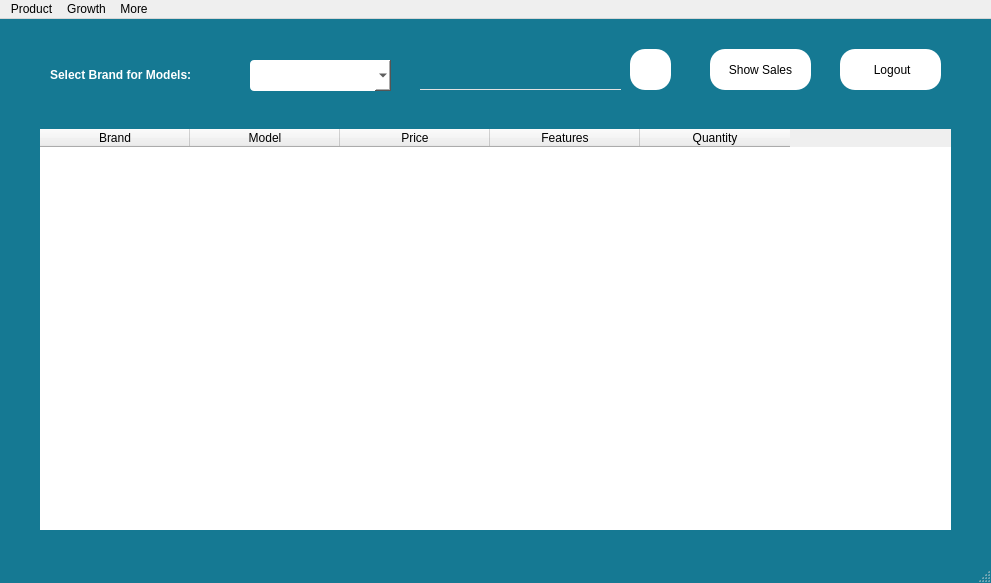
<?xml version="1.0" encoding="UTF-8"?>
<ui version="4.0">
 <class>MainWindow</class>
 <widget class="QMainWindow" name="MainWindow">
  <property name="geometry">
   <rect>
    <x>0</x>
    <y>0</y>
    <width>991</width>
    <height>583</height>
   </rect>
  </property>
  <property name="windowTitle">
   <string>Admin Dashboard</string>
  </property>
  <property name="windowIcon">
   <iconset resource="project51.qrc">
    <normaloff>:/images/circle.png</normaloff>:/images/circle.png</iconset>
  </property>
  <property name="styleSheet">
   <string notr="true">QMainWindow {
    background :rgb(21, 121, 147);
}
QComboBox{
background-color:white;
border: none;
border-radius: 4px;
}
QRadioButton
{color:white;
}
QLabel
{color:white;
}
QPushButton
{background:white;
color:black;
border-radius:15px;
}
QPushButton:hover
{color:#333;
border-radius:15px;
background:#49ebff;
}
QTextEdit
{background:rgb(255, 255, 255);
border-radius:15px;
}
QLineEdit
{background:transparent;
border:none;
color: white;
border-bottom:1px solid #e2e2e2;
}
#table1
{border:none;}
#table2
{border:none;}</string>
  </property>
  <widget class="QWidget" name="centralwidget">
   <widget class="QLabel" name="label">
    <property name="geometry">
     <rect>
      <x>50</x>
      <y>40</y>
      <width>191</width>
      <height>31</height>
     </rect>
    </property>
    <property name="font">
     <font>
      <pointsize>9</pointsize>
      <weight>75</weight>
      <bold>true</bold>
     </font>
    </property>
    <property name="text">
     <string>Select Brand for Models:</string>
    </property>
   </widget>
   <widget class="QPushButton" name="btnshow">
    <property name="geometry">
     <rect>
      <x>710</x>
      <y>30</y>
      <width>101</width>
      <height>41</height>
     </rect>
    </property>
    <property name="text">
     <string>Show Sales</string>
    </property>
   </widget>
   <widget class="QPushButton" name="btnsearch">
    <property name="geometry">
     <rect>
      <x>630</x>
      <y>30</y>
      <width>41</width>
      <height>41</height>
     </rect>
    </property>
    <property name="text">
     <string/>
    </property>
    <property name="icon">
     <iconset resource="project51.qrc">
      <normaloff>:/images/search.png</normaloff>:/images/search.png</iconset>
    </property>
   </widget>
   <widget class="QLineEdit" name="txtsearch">
    <property name="geometry">
     <rect>
      <x>420</x>
      <y>40</y>
      <width>201</width>
      <height>31</height>
     </rect>
    </property>
   </widget>
   <widget class="QTableWidget" name="table1">
    <property name="geometry">
     <rect>
      <x>40</x>
      <y>110</y>
      <width>911</width>
      <height>401</height>
     </rect>
    </property>
    <property name="frameShape">
     <enum>QFrame::StyledPanel</enum>
    </property>
    <property name="frameShadow">
     <enum>QFrame::Sunken</enum>
    </property>
    <property name="autoScroll">
     <bool>true</bool>
    </property>
    <property name="editTriggers">
     <set>QAbstractItemView::NoEditTriggers</set>
    </property>
    <property name="selectionMode">
     <enum>QAbstractItemView::NoSelection</enum>
    </property>
    <property name="selectionBehavior">
     <enum>QAbstractItemView::SelectRows</enum>
    </property>
    <property name="cornerButtonEnabled">
     <bool>true</bool>
    </property>
    <attribute name="horizontalHeaderDefaultSectionSize">
     <number>150</number>
    </attribute>
    <attribute name="verticalHeaderVisible">
     <bool>false</bool>
    </attribute>
    <column>
     <property name="text">
      <string>Transaction ID</string>
     </property>
    </column>
    <column>
     <property name="text">
      <string>Brand</string>
     </property>
    </column>
    <column>
     <property name="text">
      <string>Model</string>
     </property>
    </column>
    <column>
     <property name="text">
      <string>Quantity</string>
     </property>
    </column>
    <column>
     <property name="text">
      <string>Customer Name</string>
     </property>
    </column>
    <column>
     <property name="text">
      <string>Email</string>
     </property>
    </column>
    <column>
     <property name="text">
      <string>Address</string>
     </property>
    </column>
    <column>
     <property name="text">
      <string>Phone</string>
     </property>
    </column>
    <column>
     <property name="text">
      <string>Date</string>
     </property>
    </column>
    <column>
     <property name="text">
      <string>Bill</string>
     </property>
    </column>
   </widget>
   <widget class="QTableWidget" name="table2">
    <property name="geometry">
     <rect>
      <x>40</x>
      <y>110</y>
      <width>911</width>
      <height>401</height>
     </rect>
    </property>
    <property name="styleSheet">
     <string notr="true"/>
    </property>
    <property name="editTriggers">
     <set>QAbstractItemView::NoEditTriggers</set>
    </property>
    <property name="selectionMode">
     <enum>QAbstractItemView::NoSelection</enum>
    </property>
    <property name="selectionBehavior">
     <enum>QAbstractItemView::SelectRows</enum>
    </property>
    <property name="cornerButtonEnabled">
     <bool>true</bool>
    </property>
    <attribute name="horizontalHeaderDefaultSectionSize">
     <number>150</number>
    </attribute>
    <attribute name="verticalHeaderVisible">
     <bool>false</bool>
    </attribute>
    <column>
     <property name="text">
      <string>Brand</string>
     </property>
    </column>
    <column>
     <property name="text">
      <string>Model</string>
     </property>
    </column>
    <column>
     <property name="text">
      <string>Price</string>
     </property>
    </column>
    <column>
     <property name="text">
      <string>Features</string>
     </property>
    </column>
    <column>
     <property name="text">
      <string>Quantity</string>
     </property>
    </column>
   </widget>
   <widget class="QPushButton" name="btnlogout">
    <property name="geometry">
     <rect>
      <x>840</x>
      <y>30</y>
      <width>101</width>
      <height>41</height>
     </rect>
    </property>
    <property name="text">
     <string> Logout</string>
    </property>
    <property name="icon">
     <iconset resource="project51.qrc">
      <normaloff>:/images/PngItem_2854727.png</normaloff>:/images/PngItem_2854727.png</iconset>
    </property>
   </widget>
   <widget class="QComboBox" name="cmbBrand">
    <property name="geometry">
     <rect>
      <x>250</x>
      <y>41</y>
      <width>141</width>
      <height>31</height>
     </rect>
    </property>
   </widget>
  </widget>
  <widget class="QMenuBar" name="menubar">
   <property name="geometry">
    <rect>
     <x>0</x>
     <y>0</y>
     <width>991</width>
     <height>26</height>
    </rect>
   </property>
   <property name="sizeIncrement">
    <size>
     <width>500</width>
     <height>0</height>
    </size>
   </property>
   <widget class="QMenu" name="menuMobile_Dat">
    <property name="geometry">
     <rect>
      <x>270</x>
      <y>153</y>
      <width>159</width>
      <height>102</height>
     </rect>
    </property>
    <property name="title">
     <string>Product</string>
    </property>
    <addaction name="actionAdd_New"/>
    <addaction name="actionEdit"/>
   </widget>
   <widget class="QMenu" name="menuGrowth">
    <property name="title">
     <string>Growth</string>
    </property>
    <addaction name="actionShow_Charts"/>
   </widget>
   <widget class="QMenu" name="menuAdmin">
    <property name="title">
     <string>More</string>
    </property>
    <addaction name="actionUsers"/>
    <addaction name="actionLogs"/>
    <addaction name="actionLucky_Draw"/>
   </widget>
   <addaction name="menuMobile_Dat"/>
   <addaction name="menuGrowth"/>
   <addaction name="menuAdmin"/>
  </widget>
  <widget class="QStatusBar" name="statusbar"/>
  <action name="actionAdd_New">
   <property name="text">
    <string>Add New</string>
   </property>
  </action>
  <action name="actionDelete">
   <property name="text">
    <string>Delete</string>
   </property>
  </action>
  <action name="actionUpdate">
   <property name="text">
    <string>Update</string>
   </property>
  </action>
  <action name="actionDel">
   <property name="text">
    <string>Delete</string>
   </property>
  </action>
  <action name="actionAdd_Entry">
   <property name="text">
    <string>Add Entry</string>
   </property>
  </action>
  <action name="actionEdit">
   <property name="text">
    <string>Edit</string>
   </property>
  </action>
  <action name="actionAll_Products">
   <property name="text">
    <string>All Products</string>
   </property>
  </action>
  <action name="actionSend_Reward">
   <property name="text">
    <string>Send Reward</string>
   </property>
  </action>
  <action name="actionAdd_Brand">
   <property name="text">
    <string>Add Brand</string>
   </property>
  </action>
  <action name="actionBest_Selling">
   <property name="text">
    <string>Best Selling</string>
   </property>
  </action>
  <action name="actionnd">
   <property name="text">
    <string>nd</string>
   </property>
  </action>
  <action name="actionShow_Charts">
   <property name="text">
    <string>Show Charts</string>
   </property>
  </action>
  <action name="actionUsers">
   <property name="text">
    <string>Users</string>
   </property>
  </action>
  <action name="actionLogs">
   <property name="text">
    <string>Logs</string>
   </property>
  </action>
  <action name="actionLucky_Draw">
   <property name="text">
    <string>Lucky Draw</string>
   </property>
  </action>
 </widget>
 <resources>
  <include location="project51.qrc"/>
 </resources>
 <connections/>
</ui>
